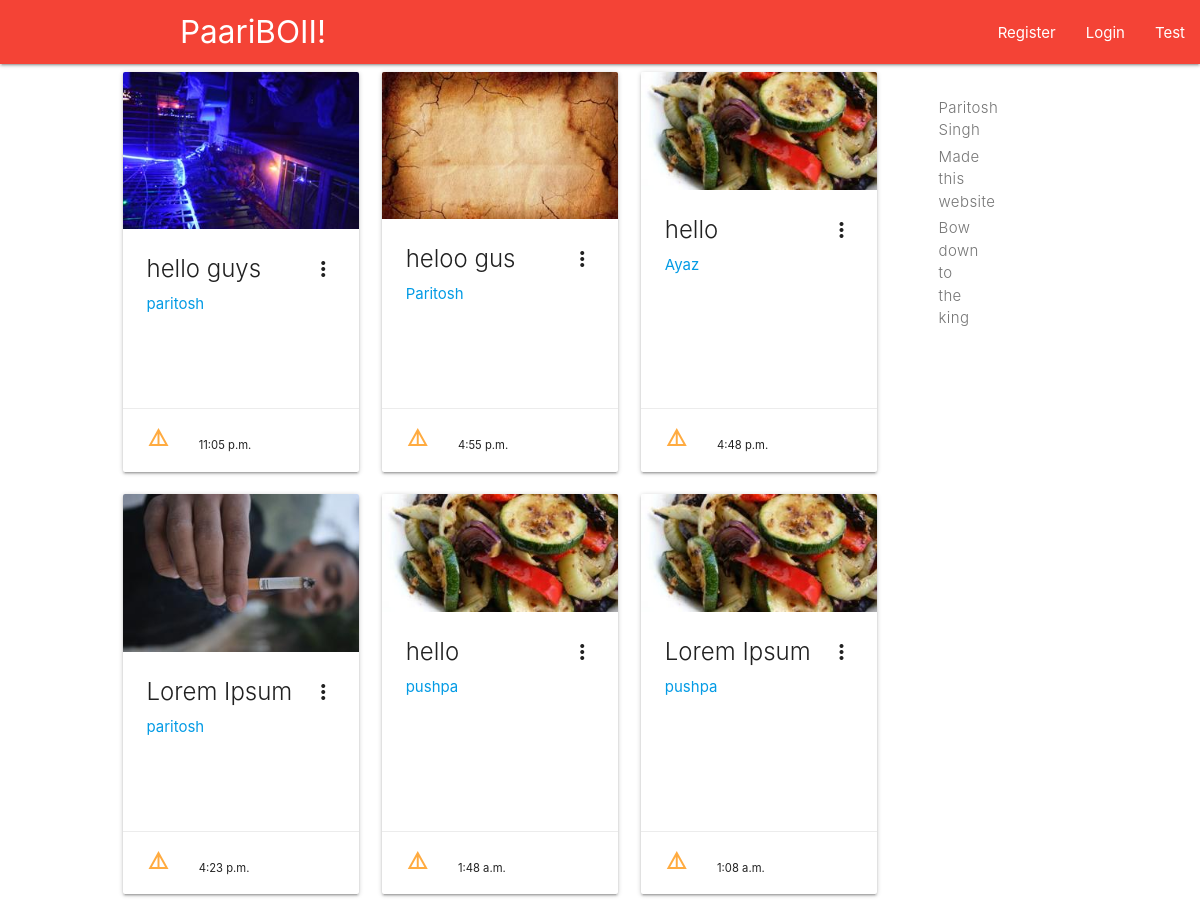
/, run on an earlier commit of the app's database.
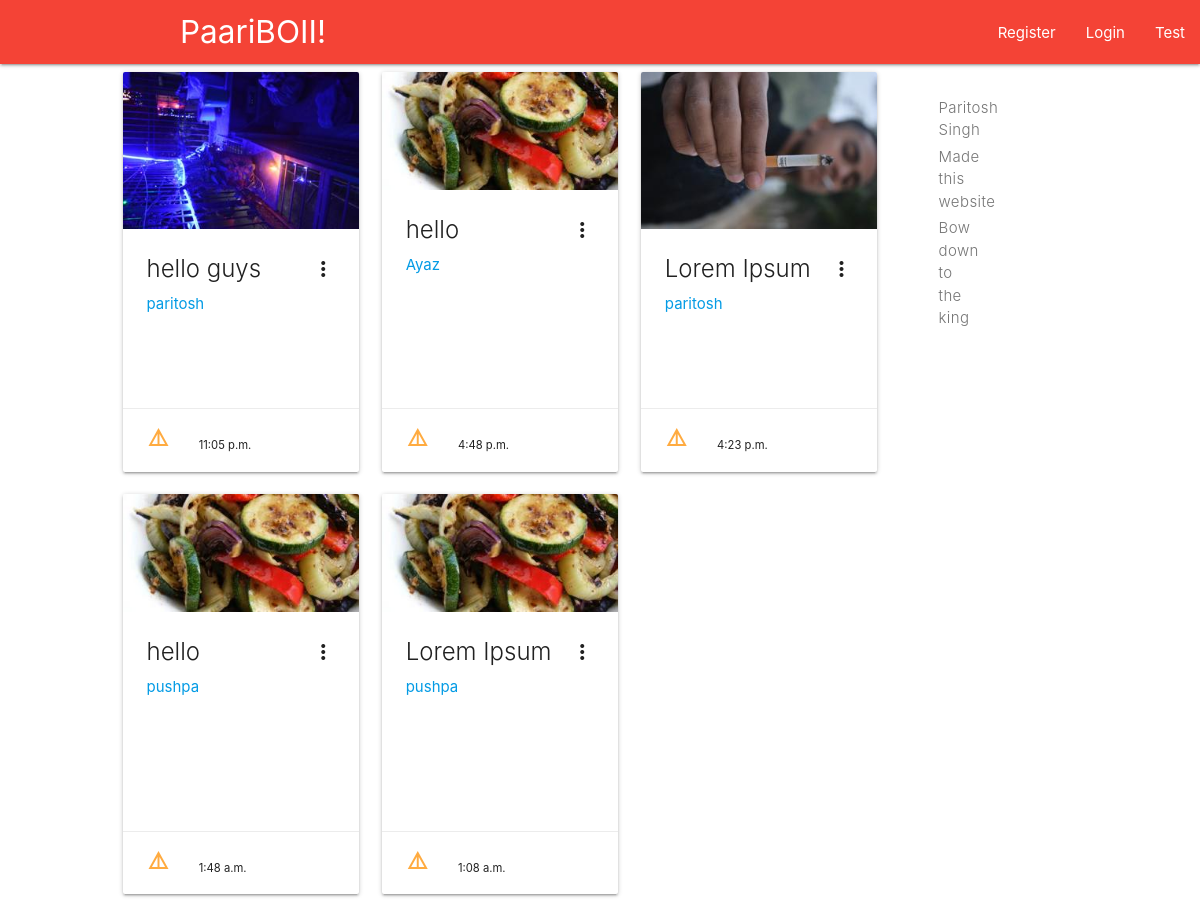
And on a later commit of the database.
### network/models.py (models this page shows, shortened)
class Post(models.Model):
    title = models.CharField(max_length = 100)
    content = models.TextField()
    created_on = models.TimeField(auto_now = True)
    author = models.ForeignKey(User, on_delete = models.CASCADE,)
    image = models.ImageField(default = 'default.jpg',upload_to = 'post_pics',)

### network/views.py (the view)
# urls.py: path('', user_views.PostList.as_view(), name = 'homepage'),
class PostList(ListView):
    model = Post
    context_object_name = 'posts'
    ordering = ['-created_on']
    paginated_by = 10

### network/templates/network/post_list.html (shortened to what this page needs)
{% extends "network/base.html" %}
{% block content %}
<div class = row>
<div class = "col s12 m8 offset-m1 x17 offset-l1">
      {% for post in posts %}
            <div class = "col s12 m6 l4">
                <div class="card medium">
                    <div class="card-image waves-effect waves-block waves-light">
                        <img class="activator" src="{{post.image.url}}">
                    </div>
                    <div class="card-content">
                        <span class="card-title activator grey-text text-darken-4">{{post.title}}
                            <i href= "#" class="material-icons right tooltipped" data-position="bottom" data-tooltip="Open Card">more_vert</i></span>
                        <p><a href="{% url 'network:profile_detail' post.author.profile.id %}">{{post.author.username}}</a></p>
                        <br>
                        <p class = "card-action"><a href = "{% url 'network:post_detail' post.id %}"><i class = "material-icons">details</i></a>
                        <small class = ".bottomleft">{{ post.created_on}}</small>
                    </div>
                </div>
            </div>
            {% endfor %}
        </div>
        <div class="col hide-on-small-only m3 X13 offset-x11">
            <div class="col hide-on-small-only m3 xl3 offset-xl1">
                <div class="toc-wrapper">
                    <div style="height: 1px;">
                        <ul class="section table-of-contents">
                            <li><a href="#materialdesign">Paritosh Singh</a></li>
                            <li><a href="#team">Made this website</a></li>
                            <li><a href = "#paritosh">Bow down to the king </a></li>
                        </ul>
                    </div>
                </div>
            </div>
        </div>
</div>
{% endblock content %}

What changed in the data, as far as the page shows it:
removed Post: image (picture), title "heloo gus", author.username "Paritosh", created_on "4:55 p.m."
